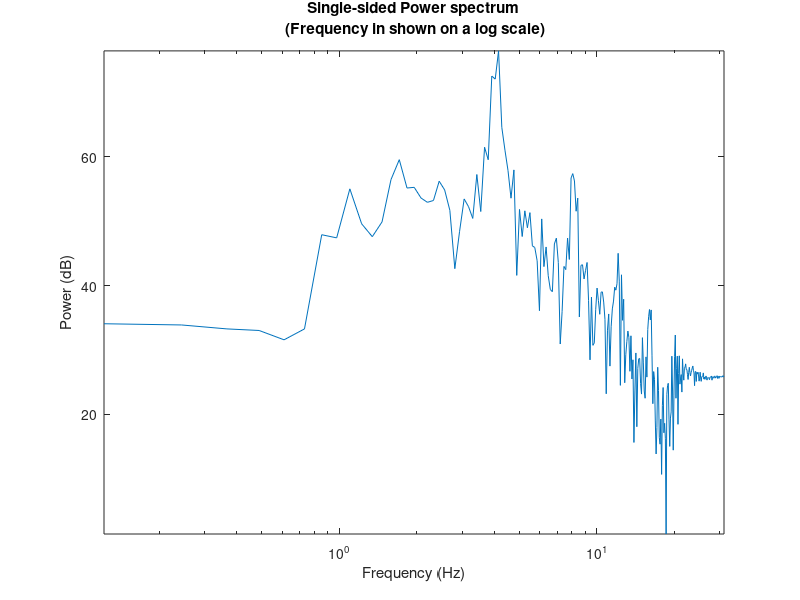

Write the MATLAB code that produced this figure.
%% Demonstration of how to plot the Frequency Spectrum of a Signal
% download data from
%https://www.dropbox.com/s/n4kpd4pp2u3v9nf/tremor_analysis.txt
signal = load('tremor_analysis.txt');
N = length(signal);
fs = 62.5; % 62.5 samples per second
fnyquist = fs/2; %Nyquist frequency
 
%% Quick view of double-sided (two-sided) magnitude spectrum
% When roughly interpreting this data half way along x-axis
% corresponds to half the sampling frequency
plot(abs(fft(signal)))
xlabel('Frequency (Bins - almost!)')
ylabel('Magnitude');
title('Double-sided Magnitude spectrum');
axis tight
 
%% Double-sided magnitude spectrum with frequency axis (in bins)
fax_bins = [0 : N-1]; %N is the number of samples in the signal
plot(fax_bins, abs(fft(signal)))
xlabel('Frequency (Bins)')
ylabel('Magnitude');
title('Double-sided Magnitude spectrum (bins)');
axis tight
 
%% Single-sided magnitude spectrum with frequency axis in bins
X_mags = abs(fft(signal));
fax_bins = [0 : N-1]; %frequency axis in bins
N_2 = ceil(N/2);
plot(fax_bins(1:N_2), X_mags(1:N_2))
xlabel('Frequency (Bins)')
ylabel('Magnitude');
title('Single-sided Magnitude spectrum (bins)');
axis tight
 
%% Single-sided magnitude spectrum with frequency axis in Hertz
% Each bin frequency is separated by fs/N Hertz.
X_mags = abs(fft(signal));
bin_vals = [0 : N-1];
fax_Hz = bin_vals*fs/N;
N_2 = ceil(N/2);
plot(fax_Hz(1:N_2), X_mags(1:N_2))
xlabel('Frequency (Hz)')
ylabel('Magnitude');
title('Single-sided Magnitude spectrum (Hertz)');
axis tight
 
%% Single-sided magnitude spectrum with frequency axis normalised
% Normalised to Nyquist frequency.
% Very common to use this method of normalisation in matlab
X_mags = abs(fft(signal));
bin_vals = [0 : N-1];
fax_norm = (bin_vals*fs/N)/fnyquist; % same as bin_vals/(N/2)
N_2 = ceil(N/2);
plot(fax_norm(1:N_2), X_mags(1:N_2))
xlabel({'Frequency (Normalised to Nyquist Frequency. ' ...
    '1=Nyquist frequency)'})
ylabel('Magnitude');
title('Single-sided Magnitude spectrum (Normalised to Nyquist)');
axis tight
 
%% Single-sided magnitude spectrum - frequency in rads per sample
X_mags = abs(fft(signal));
bin_vals = [0 : N-1];
fax_rads_sample = (bin_vals/N)*2*pi;
N_2 = ceil(N/2);
plot(fax_rads_sample(1:N_2), X_mags(1:N_2))
xlabel('Frequency (radians per sample)')
ylabel('Magnitude');
title('Single-sided Magnitude spectrum (rads/sample)');
axis tight
 
%% Double-sided magnitude spectrum showing negative frequencies
% See http://youtu.be/M1bLPZdNCRA for an explanation of negative
% frequencies
X_mags = abs(fftshift(fft(signal)));
bin_vals = [0 : N-1];
N_2 = ceil(N/2);
fax_Hz = (bin_vals-N_2)*fs/N;
plot(fax_Hz, X_mags)
xlabel('Frequency (Hz)')
ylabel('Magnitude');
title('Double-sided Magnitude spectrum (Hertz)');
axis tight
 
%% Single-sided magnitiude spectrum in decibels and Hertz
X_mags = abs(fft(signal));
bin_vals = [0 : N-1];
fax_Hz = bin_vals*fs/N;
N_2 = ceil(N/2);
plot(fax_Hz(1:N_2), 10*log10(X_mags(1:N_2)))
xlabel('Frequency (Hz)')
ylabel('Magnitude (dB)');
title('Single-sided Magnitude spectrum (Hertz)');
axis tight
 
%% Single-sided power spectrum in decibels and Hertz
X_mags = abs(fft(signal));
bin_vals = [0 : N-1];
fax_Hz = bin_vals*fs/N;
N_2 = ceil(N/2);
plot(fax_Hz(1:N_2), 20*log10(X_mags(1:N_2)))
xlabel('Frequency (Hz)')
ylabel('Power (dB)');
title('Single-sided Power spectrum (Hertz)');
axis tight
 
%% Single-sided power spectrum in dB and frequency on a log scale
X_mags = abs(fft(signal));
bin_vals = [0 : N-1];
fax_Hz = bin_vals*fs/N;
N_2 = ceil(N/2);
semilogx(fax_Hz(1:N_2), 20*log10(X_mags(1:N_2)))
xlabel('Frequency (Hz)')
ylabel('Power (dB)');
title({'Single-sided Power spectrum' ...
    ' (Frequency in shown on a log scale)'});
axis tight
